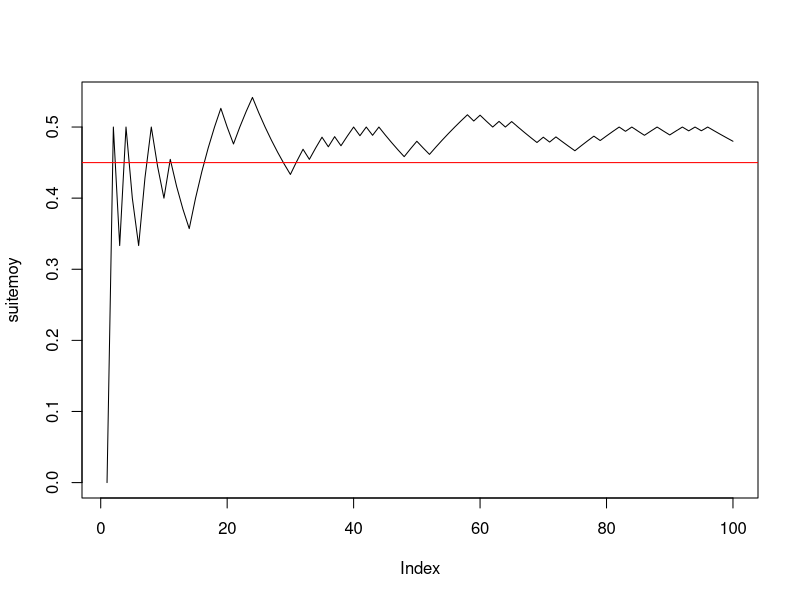
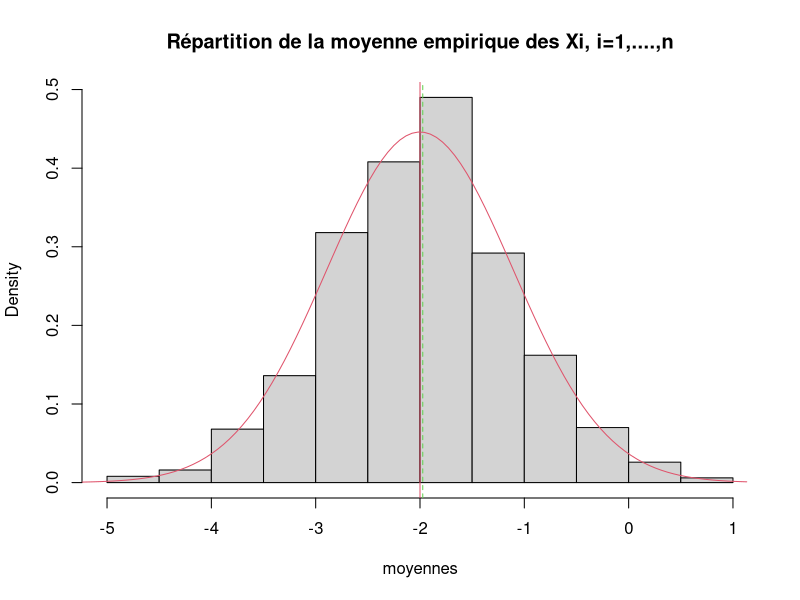
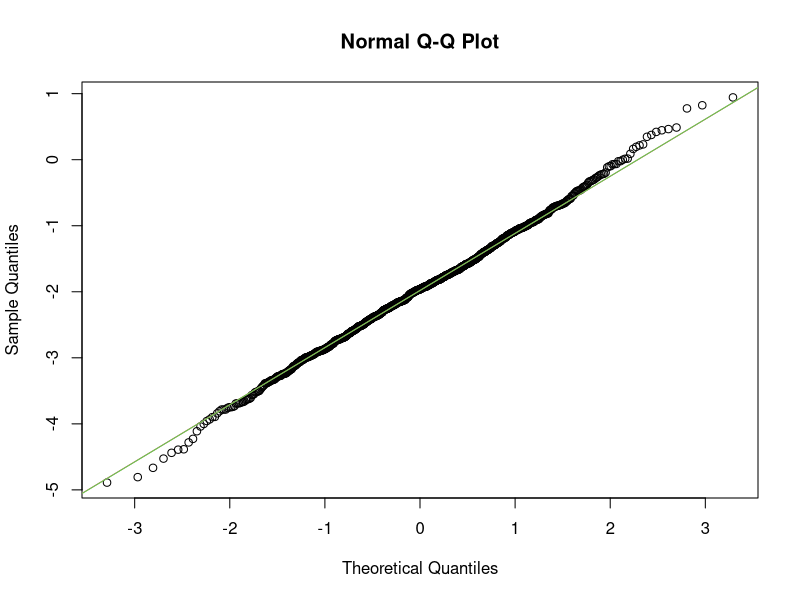
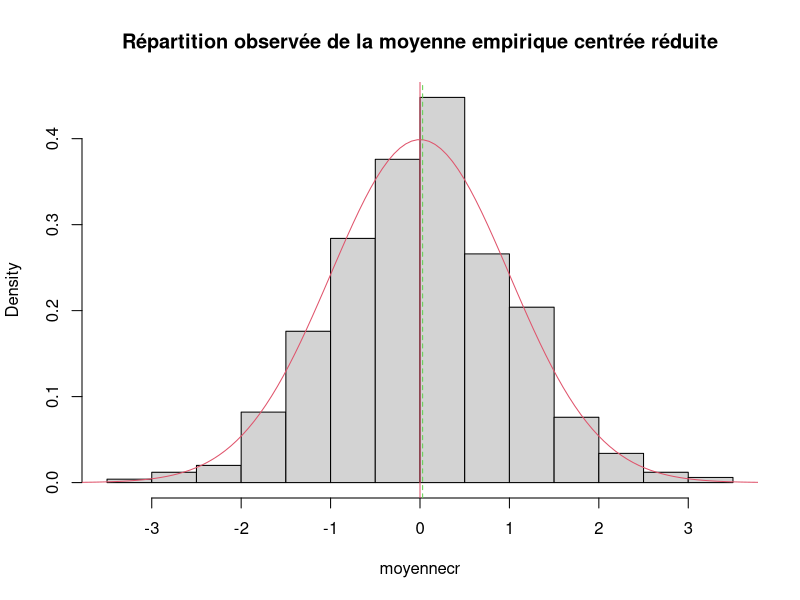
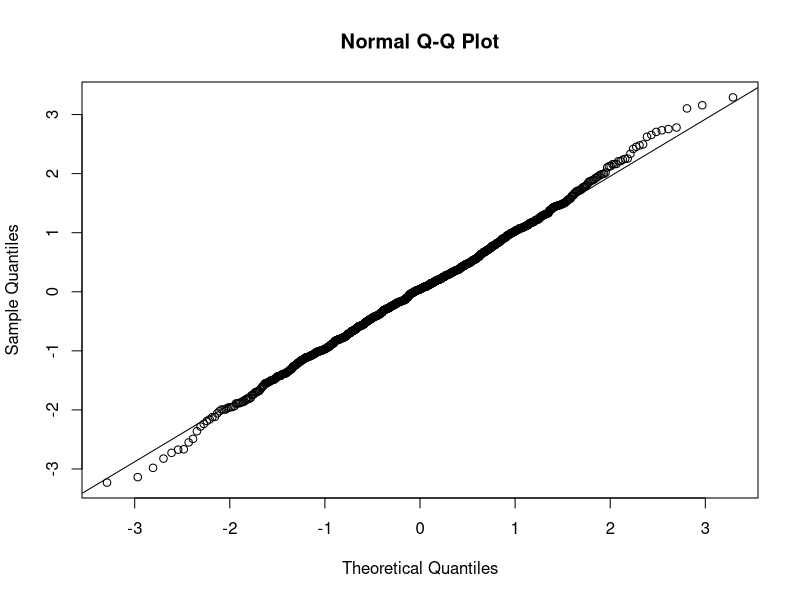
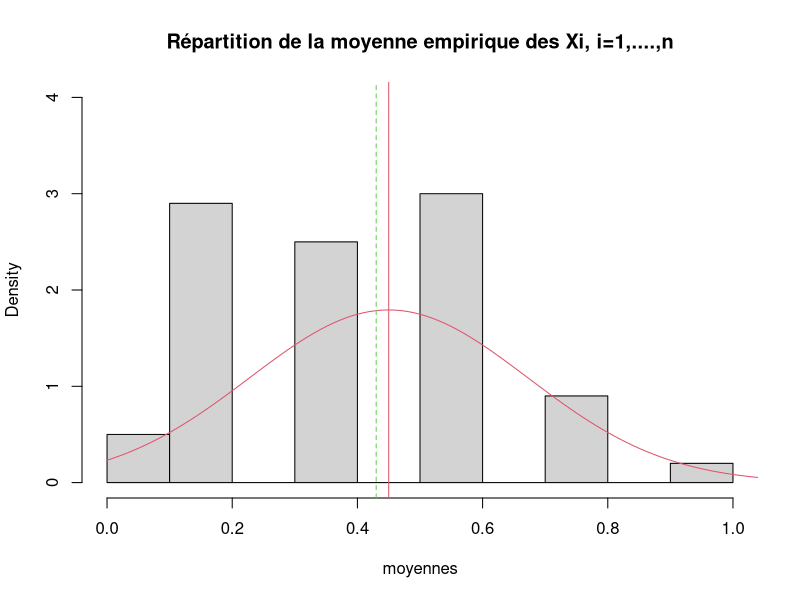
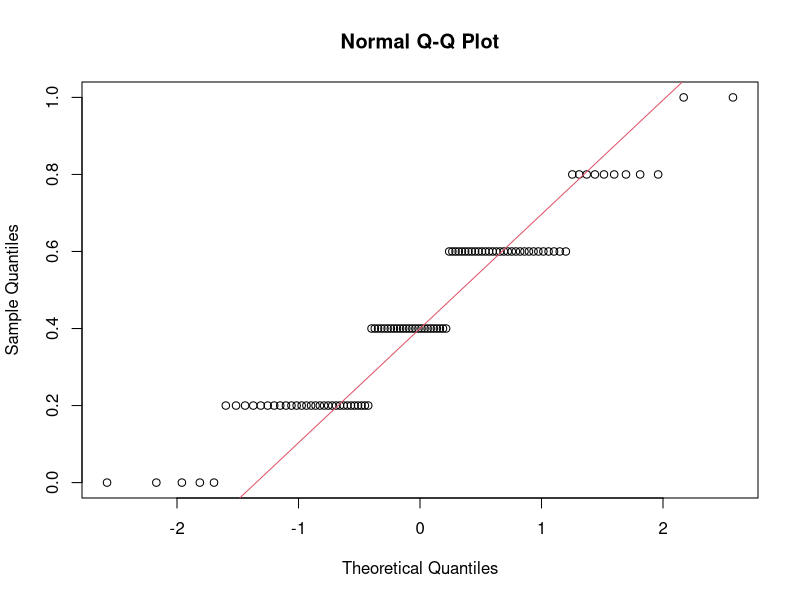
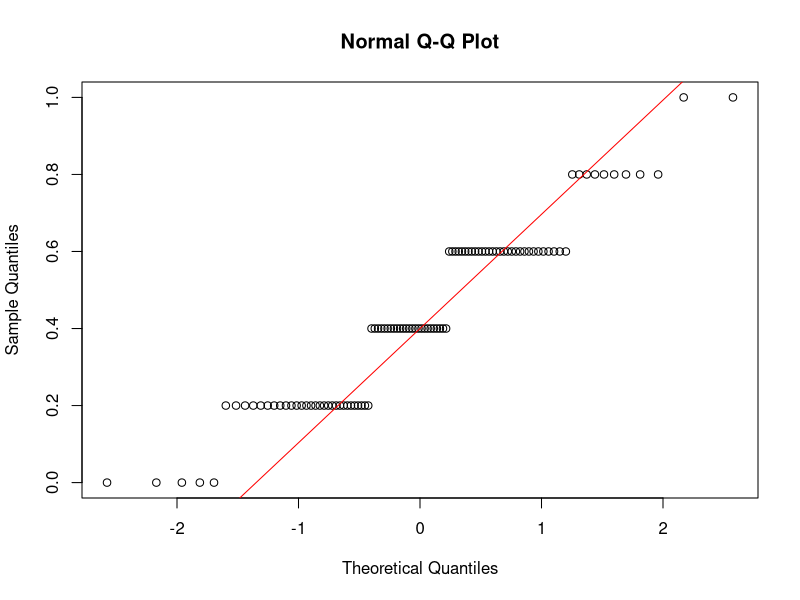

Source code (R) for these figures, in order:
#/*
# * @Author: ThearchyHelios (Yilun JIANG)
# * @Date: 2023-02-27 09:46:17
# * @LastEditTime: 2023-02-27 10:25:56
# * @LastEditors: ThearchyHelios
# * @Description: 
# * @FilePath: /STA401/TP/TP/TP5_correction.r
# */

# Exercice 1

# Question 1
n <- 100
p <- 0.45
x <- rbinom(n, 1, p)

# Question 2
cumsum(x)
taille <- 1:n
suitemoy <- cumsum(x) / taille

# Question 3
plot(suitemoy, type = "l")
abline(h = p, col = "red")


#------------Exercice 3------------------------

#---------question 1--------------------------
mu <- -2
sigma <- 2
n <- 5
x <- rnorm(n, mu, sigma)
moyx <- mean(x)

#---------question 2--------------------------
y <- rnorm(n, mu, sigma)
moyy <- mean(y)
rbind(x, y) -> M
rowMeans(M)

#---------question 3--------------------------
N <- 1000
Mdata <- matrix(rnorm(n * N, mu, sigma), ncol = n, byrow = T)
dim(Mdata)


#---------question 4--------------------------
rowMeans(Mdata) -> moyennes
apply(Mdata, MARGIN = 1, mean)

#---------question 5--------------------------
mean(moyennes)
sd(moyennes) * sqrt((length(moyennes) - 1) / length(moyennes))
sd(moyennes)

#---------question 6--------------------------
hist(moyennes, prob = T, main = "Répartition de la moyenne empirique des Xi, i=1,....,n") # la répartition observée de Xbar_n
(abs <- seq(1.2 * min(moyennes), 1.2 * max(moyennes), (max(moyennes) - min(moyennes)) / 100))
points(abs, dnorm(abs, mu, sigma / sqrt(n)), col = 2, type = "l")
abline(v = mean(moyennes), col = 3, lty = "dashed") # moyenne de l'échantillon
abline(v = mu, col = 2) # moyenne théorique mu de la loi de Xbar
# belle adéquation de l'échantillon à la normale, que l'on peut verifier avec dte de Henry
qqnorm(moyennes) # les points sont presque alignés la loi de Xbar_n est donc bien normale
qqline(moyennes, col = 2) # autour de la droite rouge qui passe par les deux points
# (1er quartile theo de la centrée réduite,1er quartile empirique) et
# (3ieme quartile theo de la centrée réduite,3ieme quartile empirique)
# mean(echantillon) et écart-type empirique sd(échantillon)*sqrt((n-1)/n). e
# En effet si on ajoute la droite passant par ces deux points elle se confond
# avec qqline. droite de Henry

(x1 <- qnorm(0.25))
(x2 <- qnorm(0.75))
(y1 <- quantile(moyennes, 0.25, type = 1))
(y2 <- quantile(moyennes, 0.75, type = 1))
abline(y1 - (y2 - y1) * x1 / (x2 - x1), (y2 - y1) / (x2 - x1), col = 3) # droite de Henry

#----------question 7-------------------------
moyennecr <- sqrt(n) * (moyennes - mu) / sigma
hist(moyennecr, prob = T, main = "Répartition observée de la moyenne empirique centrée réduite")
(abscr <- seq(1.2 * min(moyennecr), 1.2 * max(moyennecr), (max(moyennecr) - min(moyennecr)) / 100))
points(abscr, dnorm(abscr), col = 2, type = "l")
abline(v = mean(moyennecr), col = 3, lty = "dashed") # moyenne empirique de l'échantillon
abline(v = 0, col = 2) # moyenne théorique  de la loi normale centrée réduite

qqnorm(moyennecr)
qqline(moyennecr) # droite de Henry

#-----------question 8------------
n <- 50
# puis réexecuter les lignes 67 à 107 : la loi reste gaussienne mais
# l'écart-type de Xbarn est plus petit avec n=50 qu'avec n=2
sd(moyennes)
sigma / sqrt(n)

n <- 2
# puis réexecuter les lignes 67 à 107 : LA LOI EST TOUJOURS GAUSSIENNE MEME AVEC n PETIT
# C'EST UNE PROPRIETES CARACTÉRISTIQUE DE LA LOI NORMALE MAIS QUI NE S'APPLIQUE PAS AUX AUTRES
# LOIS COMME PAR EX A LA BERNOULLI ==> VOIR EXO SUIVANT
sd(moyennes)
# l'écart type empirique est EN REVANCHE plus faible avec n=2 qu'avec n=50 :
# normal il estime sigma/sqrt(n) or :
sigma / sqrt(n)

#####################################################################################
# CE QU'IL FAUT RETENIR DE CET EXERCICE : LA LOI DE XBAR EST GAUSSIENNE SI L'ÉCHANTILLON EST
# GAUSSIEN ET DE TAILLE QUELCONQUE n. LE RESULTAT DU THEOREME CENTRAL LIMITE EST VRAI DANS CE CAS
# POUR TOUT n ET PAS SEULEMENT POUR n GRAND
###################################################################################

###################################################
#------------Exercice 4------------------------
###################################################

#---------question 1--------------------------
p <- 0.45
n <- 5
N <- 100
rm(Mdata) # efface l'objet précedemment créé Mdata

Mdata <- matrix(rbinom(n * N, 1, p), ncol = n, byrow = T) # N échantillons de taille n disposés en lignes
dim(Mdata) # dimension de la matrice N lignes et n colonnes

(rowMeans(Mdata) -> moyennes) # calcule les moyennes pour les N, n-échantillons tirés.


mean(moyennes) # moyenne empirique des N réalisations de Xbar_n
sd(moyennes) * sqrt((length(moyennes) - 1) / length(moyennes)) # ecart-type empirique
sd(moyennes) # écart-type estimé sans biais = ecart-type empirique corrigé

#---------histogramme de xbar_n--------------------------
hist(moyennes, prob = T, ylim = c(0, max(dnorm(p, p, sqrt(p * (1 - p) / n)), 4)), main = "Répartition de la moyenne empirique des Xi, i=1,....,n") # la répartition observée de Xbar_n
(abs <- seq(.8 * min(moyennes), 1.2 * max(moyennes), (max(moyennes) - min(moyennes)) / 100))
points(abs, dnorm(abs, p, sqrt(p * (1 - p) / n)), col = 2, type = "l")
abline(v = mean(moyennes), col = 3, lty = "dashed") # moyenne de l'échantillon
abline(v = p, col = 2) # moyenne théorique mu de la loi de Xbar
qqnorm(moyennes) # vraiment pas gaussien !
qqline(moyennes, col = 2)
# AUCUNE ADEQUATION  de l'échantillon à la normale CAR n EST TROP PETIT ET LE TCL N'EST
# PAS VERIFIE. ON REFAIT LA SIMUL AVEC n=200 :

n <- 200
# puis réeéxuter les lignes 142 à 161

# EUREKA CA MARCHE BEAUCOUP MIEUX ET ON A BIEN UNE REPARTITION GAUSSIENNE CAR n EST SUFFISAMMENT GRAND POUR
# QUE LE TCL SOIT VERIFIE !
######################################

qqnorm(moyennes)
qqline(moyennes, col = "red")

# Si on augmente N on améliore l'estimation de la densité de Xbarn par l'histogramme
# des N réalisations de Xbarn mais si n est petit on n'observe pas un histogramme
# ressemblant à une gaussienne puisque le TCL ne s'applique que si n est assez grand.
# Essayer avec
N <- 1000
n <- 4
# puis lignes 142 à 159.
N <- 1000
n <- 100
# puis lignes 142 à 159.
